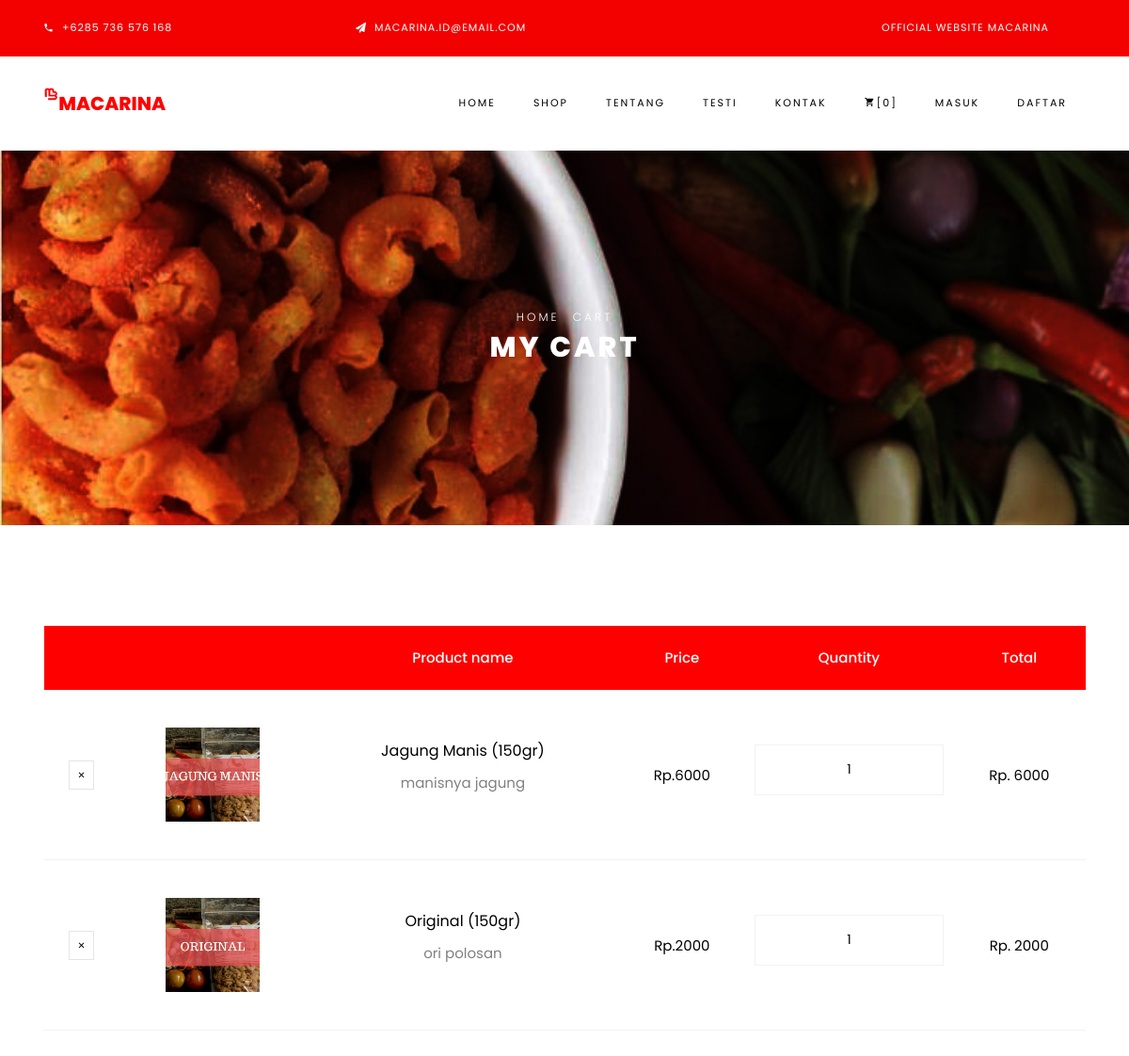
The app's page /cart.php (signed in) with its own data.
### tables this page shows
CREATE TABLE `detail_transaksi` (
  `id_detail` int(11) NOT NULL,
  `kd_barang` int(11) NOT NULL,
  `id_reseller` int(11) NOT NULL,
  `qty_det` int(11) NOT NULL DEFAULT '1',
  `subtotal` int(11) NOT NULL,
  `status` enum('Added to cart','Pending') NOT NULL
);

CREATE TABLE `barang` (
  `kd_barang` int(11) NOT NULL,
  `nama_barang` varchar(50) NOT NULL,
  `harga` int(11) NOT NULL,
  `stok` int(11) NOT NULL,
  `gambar_brg` varchar(25) NOT NULL,
  `deskripsi` varchar(20) NOT NULL
);

### cart.php (the view, shortened to what this page needs)
<?php
include_once "header.php";
$user_id=$_SESSION['id'];
$user_products_query="select detail_transaksi.id_detail,barang.kd_barang,barang.nama_barang,barang.deskripsi,
barang.harga,barang.gambar_brg,detail_transaksi.qty_det from detail_transaksi inner join
barang on barang.kd_barang=detail_transaksi.kd_barang where detail_transaksi.id_reseller='$user_id'
and detail_transaksi.status='Added to cart'";
?>
    <div class="hero-wrap hero-bread" style="background-image: url('images/bdeal.jpg');">
      <div class="container">
        <div class="row no-gutters slider-text align-items-center justify-content-center">
          <div class="col-md-9 ftco-animate text-center">
          	<p class="breadcrumbs"><span class="mr-2"><a href="index.php">Home</a></span> <span>Cart</span></p>
            <h1 class="mb-0 bread">My Cart</h1>
          </div>
        </div>
      </div>
    </div>
    <section class="ftco-section ftco-cart">
			<div class="container">
			<div class="row">
    			<div class="col-md-12 ftco-animate">
    				<div class="cart-list">
	    				<table class="table">
						    <thead class="thead-primary">
						      <tr class="text-center">
						        <th>&nbsp;</th>
						        <th>&nbsp;</th>
						        <th>Product name</th>
						        <th>Price</th>
						        <th>Quantity</th>
						        <th>Total</th>
						      </tr>
							</thead>
						    <tbody>
							<?php
								$user_products_result=mysqli_query($koneksi,$user_products_query) or die(mysqli_error($koneksi));
								$counter=1;
							while($row=mysqli_fetch_array($user_products_result)){
							?>
							<form method="post" action="save_cart.php">
						      <tr class="text-center">
						        <td class="product-remove"><a href="cart_remove.php?id=<?php echo $row['kd_barang']?>" onclick="return confirm('Are you sure?')"><span class="ion-ios-close"></span></a></td>
						        <td class="image-prod"><div class="img" <?php echo "style='background-image:url(admin/img/barang/".$row['gambar_brg'].")'" ;?>></div></td>
						        <td class="product-name">
						        	<h3><?php echo $row['nama_barang']?></h3>
						        	<p><?php echo $row['deskripsi']?></p>
						        </td>
						        <td class="price">Rp.<?php echo $row['harga']?></td>
						        <td class="quantity">
						        	<div class="input-group mb-3">
					             	<input type="text" name="quantity" class="quantity form-control input-number" value="<?php echo $row['qty_det']?>" onchange="mySubmit(this.form)">
								</div>
					          </td>
							  <?php $h = $row['harga'];
							  		$q = $row['qty_det'];
									$totals = $h * $q;
							 ?>
								<td class="total">Rp. <?php echo $totals;?></td>
						      </tr>
							  </form>
							  <?php $counter=$counter+1;}?>
						    </tbody>
						  </table>
					  </div>
    			</div>
    		</div>
    		<div class="row">
			</div>
			</div>
		</section>
  </body>
</html>

### header.php (shortened to what this page needs)
<?php
require "config.php";
if (!isset($_SESSION['user_login'])) {
	$user = "";
}
else {
	$user = $_SESSION['user_login'];
	$kd= $_SESSION['id'];
	$result = mysqli_query($koneksi,"SELECT * FROM reseller WHERE email ='$user' AND id_reseller = '$kd'");
		$get_user_email = mysqli_fetch_array($result);
			$cresult = mysqli_query($koneksi,"SELECT SUBSTRING(nama_reseller, 1, 6) AS ExtractString
		FROM reseller WHERE id_reseller= '$kd'");
		$row = mysqli_fetch_array($cresult);
		$uname_db = $row['ExtractString'];
			$count11 = mysqli_query($koneksi, "SELECT * FROM detail_transaksi WHERE id_reseller='".$kd."' AND status = 'Added to cart'");
			$counting = mysqli_num_rows($count11);
		}
?>
<!DOCTYPE html>
<html lang="en">
  <head>
    <link rel="stylesheet" href="css/open-iconic-bootstrap.min.css">
    <link rel="stylesheet" href="css/animate.css">
    <link rel="stylesheet" href="css/owl.carousel.min.css">
    <link rel="stylesheet" href="css/owl.theme.default.min.css">
    <link rel="stylesheet" href="css/magnific-popup.css">
    <link rel="stylesheet" href="css/aos.css">
    <link rel="stylesheet" href="css/ionicons.min.css">
    <link rel="stylesheet" href="css/bootstrap-datepicker.css">
    <link rel="stylesheet" href="css/jquery.timepicker.css">
    <link rel="stylesheet" href="css/flaticon.css">
    <link rel="stylesheet" href="css/icomoon.css">
    <link rel="stylesheet" href="css/style.css">
  </head>
  <body class="goto-here">
		<div class="py-1 bg-primary">
    	<div class="container">
    		<div class="row no-gutters d-flex align-items-start align-items-center px-md-0">
	    		<div class="col-lg-12 d-block">
		    		<div class="row d-flex">
		    			<div class="col-md pr-4 d-flex topper align-items-center">
					    	<div class="icon mr-2 d-flex justify-content-center align-items-center"><span class="icon-phone2"></span></div>
						    <span class="text">+6285 736 576 168</span>
					    </div>
					    <div class="col-md pr-4 d-flex topper align-items-center">
					    	<div class="icon mr-2 d-flex justify-content-center align-items-center"><span class="icon-paper-plane"></span></div>
						    <span class="text">macarina.id@email.com</span>
					    </div>
					    <div class="col-md-5 pr-4 d-flex topper align-items-center text-lg-right">
						    <span class="text">Official Website Macarina</span>
					    </div>
				    </div>
			    </div>
		    </div>
		  </div>
    </div>
    <nav class="navbar navbar-expand-lg navbar-dark ftco_navbar bg-dark ftco-navbar-light" id="ftco-navbar">
	    <div class="container">
	      <a class="navbar-brand" href="index.php"><img src="images/logo.png" style="float:left;" width="4%"/>Macarina</a>
	      <div class="collapse navbar-collapse" id="ftco-nav">
	        <ul class="navbar-nav ml-auto">
	          <li class="nav-item"><a href="index.php" class="nav-link">Home</a></li>
			  <li class="nav-item"><a href="shop2.php" class="nav-link">Shop</a></li>
	          <li class="nav-item"><a href="profilperusahaan.php" class="nav-link">Tentang</a></li>
			<li class="nav-item"><a href="testi.php" class="nav-link">Testi</a></li>
	          <li class="nav-item"><a href="contact.php" class="nav-link">Kontak</a></li>
			  <?php
			  if ($user!="") {
				if ($get_user_email!="") {
					echo '<li class="nav-item cta cta-colored"><a href="cart.php" class="nav-link"><span class="icon-shopping_cart"></span>'.$counting.'</a></li>';
					echo '<li class="nav-item"><a href="checkout.php" class="nav-link">Checkout</a></li>';
				  }
			}
			else {
				echo '<li class="nav-item cta cta-colored"><a href="cart.php" class="nav-link"><span class="icon-shopping_cart"></span>[0]</a></li>';
			}
              ?>
			  <li class="nav-item">
			  			<?php
						if ($user!="") {
							echo '<a  href="profil.php?id_reseller='.$user.'" class="nav-link"> '.$uname_db.'</a>';
							echo '<br/>';
						}
						else {
							echo '<a href="login.php" class="nav-link">Masuk</a>';
						}
					 	?>
			  </li>
			  <li class="nav-item">
			  			<?php
						if ($user!="") {
							echo '<a href="logout.php" class="nav-link">Keluar</a>';
							echo '<br/>';
						}
						else {
							echo '<a  href="daftar.php" class="nav-link">Daftar</a>';
						}
					 ?>
			  </li>
	        </ul>
	      </div>
	    </div>
	  </nav>

### css/icomoon.css (style rules this page uses)
[class^="icon-"], [class*=" icon-"] { font-family: 'icomoon' !important; speak: none; font-style: normal; font-weight: normal; font-variant: normal; text-transform: none; line-height: 1; -webkit-font-smoothing: antialiased; -moz-osx-font-smoothing: grayscale; }
.icon-paper-plane:before { content: "\f1d8"; }
.icon-phone2:before { content: "\e0cd"; }
.icon-shopping_cart:before { content: "\e8cc"; }

### records on screen
detail_transaksi: kd_barang.gambar_brg (picture), kd_barang.nama_barang "Jagung Manis (150gr)", kd_barang.deskripsi "manisnya jagung", kd_barang.harga "6000", quantity "1"
detail_transaksi: kd_barang.gambar_brg (picture), kd_barang.nama_barang "Original (150gr)", kd_barang.deskripsi "ori polosan", kd_barang.harga "2000", quantity "1"
